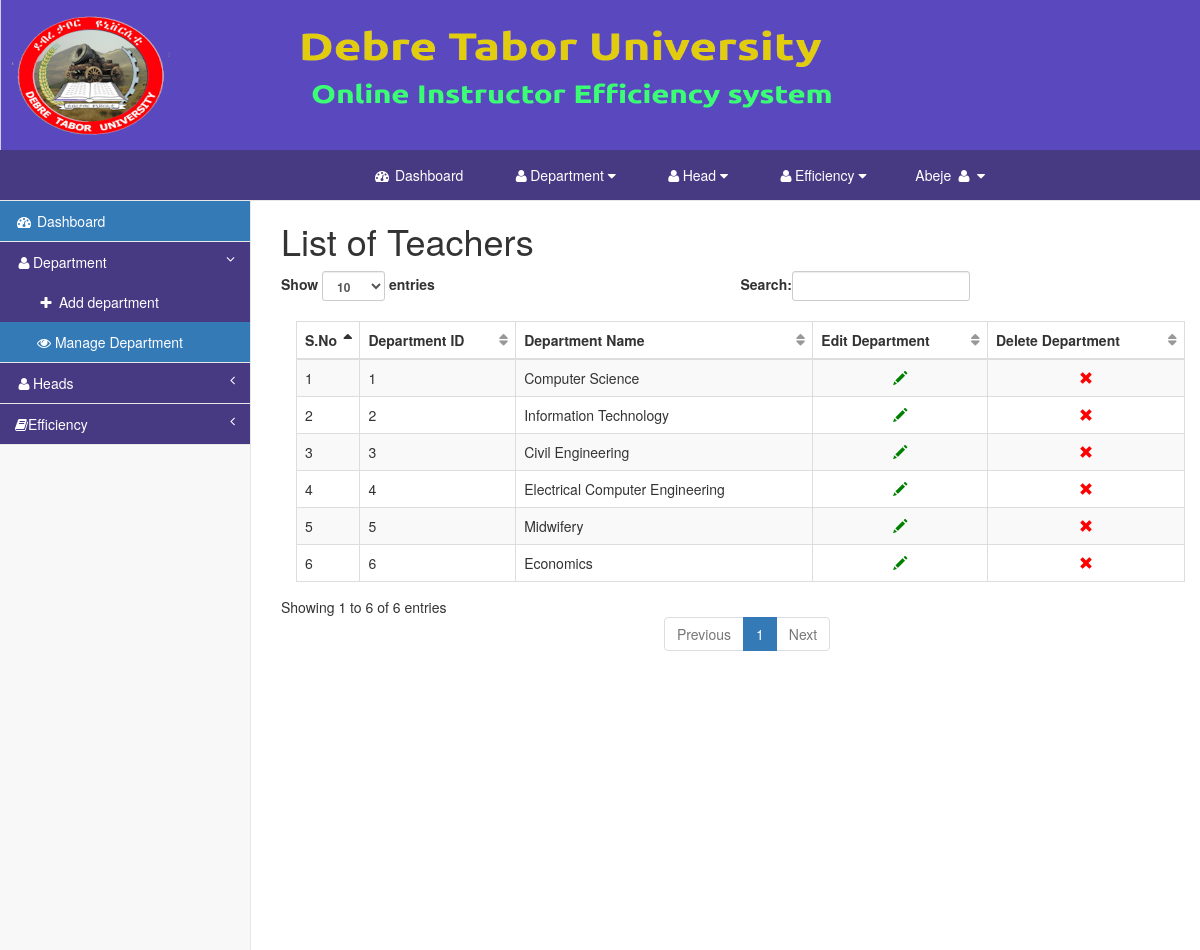
/faculty_dean/dashboard.php?info=show_department (signed in), run on the app's committed database.
### tables this page shows
CREATE TABLE IF NOT EXISTS `department` (
  `department_id` int(11) NOT NULL AUTO_INCREMENT,
  `department_name` varchar(50) NOT NULL,
  PRIMARY KEY (`department_id`)
);

### faculty_dean/show_department.php (the view)
<script type="text/javascript">
    function deletes(id)
    {
        a = confirm('Are You Sure To Remove This Record ?')
        if (a)
        {
            window.location.href = 'delete_faculty.php?id=' + id;
        }
    }
</script>
<h1>List of Teachers</h1>
<table id = 'example' class='table table-responsive table-bordered table-striped table-hover' style=margin:15px;>
    <thead>
        <tr>
            <th>S.No</th>
            <th>Department ID</th>
            <th>Department Name</th>
            <th>Edit Department</th>
            <th>Delete Department</th>
    </thead>
    <?php
    $i = 1;
    $que = mysqli_query($conn, "select * from department");
    while ($row = mysqli_fetch_array($que)) {
        echo "<tr>";
        echo "<td>" . $i . "</td>";
        echo "<td>" . $row['department_id'] . "</td>";
        echo "<td>" . $row['department_name'] . "</td>";
        echo "<td class='text-center'><a href='dashboard.php?id=$row[department_id]&info=edit_faculty'><span class='glyphicon glyphicon-pencil'style=color:green;></span></a></td>";
        echo "<td class='text-center'><a href='#' onclick='deletes($row[department_id])'><span class='glyphicon glyphicon-remove' style=color:red;></span></a></td>";
        echo "</tr>";
        $i++;
    }
    ?>

### css/sb-admin-2.css (style rules this page uses)
body { background-color: #f8f8f8; }
table.dataTable thead .sorting, table.dataTable thead .sorting_asc, table.dataTable thead .sorting_desc, table.dataTable thead .sorting_asc_disabled, table.dataTable thead .sorting_desc_disabled { background: 0 0; }
table.dataTable thead .sorting_asc:after { content: "\f0de"; float: right; font-family: fontawesome; }
table.dataTable thead .sorting:after { content: "\f0dc"; float: right; font-family: fontawesome; color: rgba(50,50,50,.5); }

### faculty_dean/dashboard.php (style rules this page uses)
table td >a { color: lightseagreen; }
a { color:white; text-decoration: none; }

### data on the page
department: department_id "1", department_name "Computer Science"
department: department_id "2", department_name "Information Technology"
department: department_id "3", department_name "Civil Engineering"
department: department_id "4", department_name "Electrical Computer Engineering"
department: department_id "5", department_name "Midwifery"
department: department_id "6", department_name "Economics"

### other printed values
$_SESSION['user'] "Abeje"
